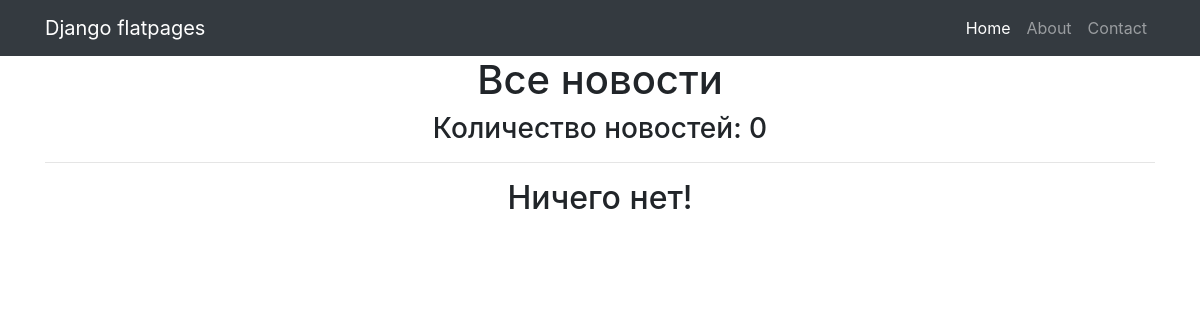
The page /news/ on the database as committed earlier.
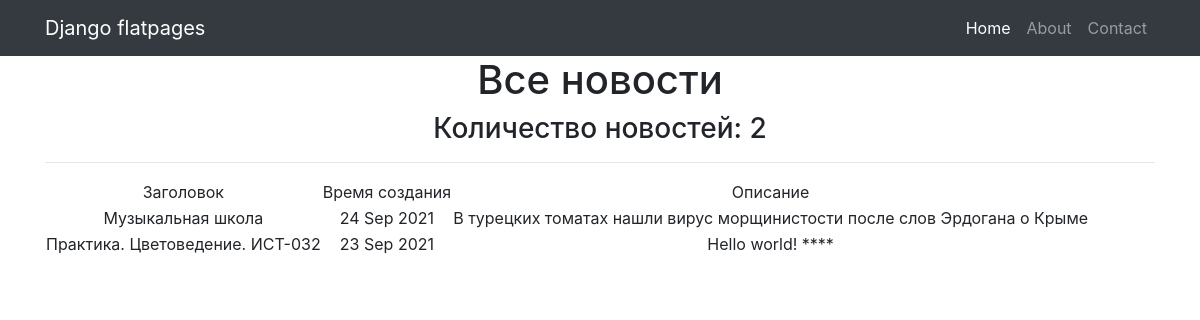
The same page on the database as committed later.
### news/models.py (models this page shows, shortened)
class Post(models.Model):
    author = models.ForeignKey('Author', on_delete=models.CASCADE)
    news = 'NW'
    article = 'AR'
    CONTENT = [
        (news,'Новости'),
        (article,'Статья')
    ]
    choice = models.CharField(max_length=2, choices=CONTENT, default = news)
    time_create = models.DateTimeField(auto_now_add= True)
    title = models.CharField(max_length=255)
    text = models.TextField()
    rating = models.IntegerField(default=1)
    categories = models.ManyToManyField(Category, through='PostCategory')

### news/views.py (the view)
# urls.py: path('', PostList.as_view()),
class PostList(ListView):
    model = Post
    template_name = 'news.html'
    context_object_name = 'posts'
    queryset = Post.objects.order_by('-id')

### news/templatetags/custom_filter.py (called while the page is built)
@register.filter(name='censor')
def censor(value):
    text = value.split()
    for word in text:
        if word.lower() in CENSORED:
            value = value.replace(word, '****')
    return value

### templates/news.html (shortened to what this page needs)
{% extends 'flatpages/default.html' %}
{% load custom_filter %}
{% block content %}
    <h1>Все новости</h1>
    <h3>Количество новостей: {{ posts | length}}</h3>
    <hr>
    {% if posts %}
        <table>
            <tr>
                <td>
                    Заголовок
                </td>
                <td>
                    Время создания
                </td>
                <td>
                    Описание
                </td>
            </tr>
        {% for nw in posts %}
            <tr>
                <td>
                    {{ nw.title | censor}}
                </td>
                <td>
                    {{ nw.time_create | date:'d M Y'}}
                </td>
                <td>
                    {{ nw.text | censor}}
                </td>
            </tr>
        {% endfor %}
        </table>
    {% else %}
        <h2>Ничего нет!</h2>
    {% endif %}
{% endblock content %}

Rows that differ between the two databases and show on the page:
added Post: title|censor "Музыкальная школа", time_create "24 Sep 2021", text|censor "В турецких томатах нашли вирус морщинистости после слов Эрдогана о Крыме"
added Post: title|censor "Практика. Цветоведение. ИСТ-032", time_create "23 Sep 2021", text|censor "Hello world! ****"
Other text that changed with them:
{{ posts | length }}: "0" → "2"
text no longer shown: "Ничего нет!"
text now shown: "Заголовок Время создания Описание"
